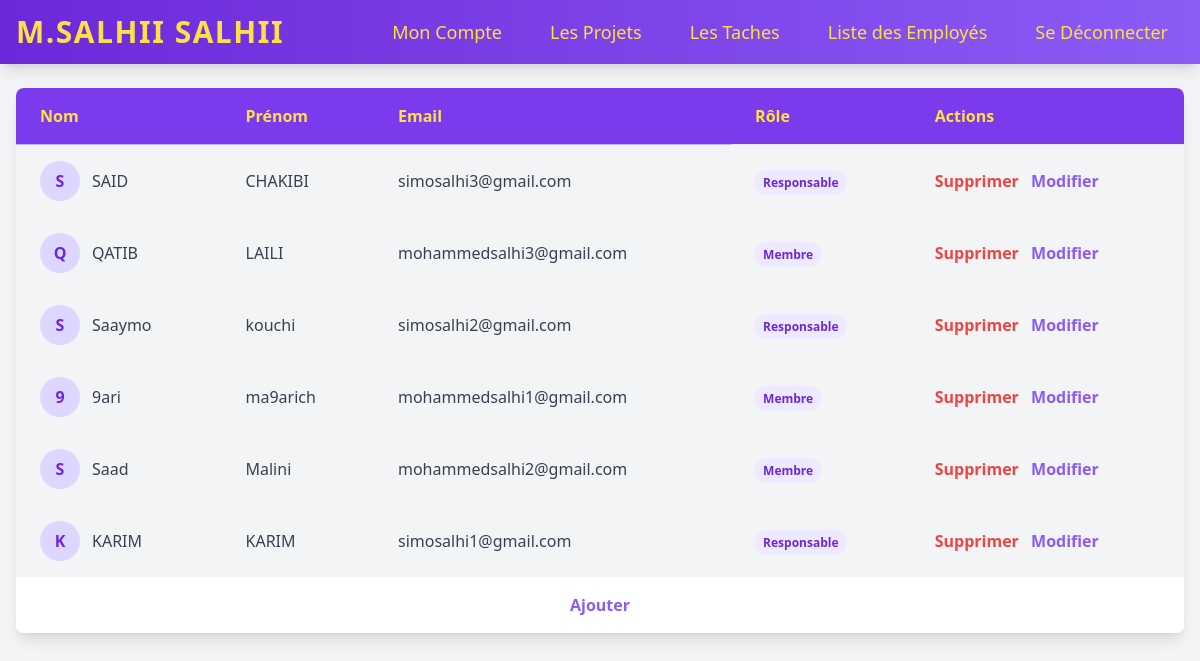
Screenshot of /home_admin.php (signed in) with the database file from the repository.
### tables this page shows
CREATE TABLE `utilisateur` (
  `id` int(11) NOT NULL,
  `nom` varchar(100) NOT NULL,
  `prenom` varchar(50) NOT NULL,
  `email` varchar(150) NOT NULL,
  `mdp` varchar(255) NOT NULL,
  `role` enum('Administrateur','Responsable','Membre') NOT NULL
);

### home_admin.php (the view, shortened to what this page needs)
<?php
include 'connexion_bd.php';
$id=$_SESSION['id_admin'];
try {
    $sql = "SELECT * FROM utilisateur WHERE id = :id";
    $stm = $pdo->prepare($sql);
    $stm->bindParam(':id', $id, PDO::PARAM_INT);
    $stm->execute();
    $admin = $stm->fetch(PDO::FETCH_ASSOC);
} catch (PDOException $e) {
    die("Erreur : " . $e->getMessage());
}
$sql1 = "SELECT * FROM utilisateur WHERE role != 'Administrateur'";
$stm = $pdo->prepare($sql1);
$stm->execute();
$users = $stm->fetchAll(PDO::FETCH_ASSOC);
?>
<!DOCTYPE html>
<html lang="en">
<head>
    <script src="https://cdn.tailwindcss.com"></script>
</head>
<body class="bg-gray-100">
    <nav class="bg-gradient-to-r from-violet-700 to-violet-500 shadow-lg">
        <div class="max-w-7xl mx-auto px-4">
            <div class="flex items-center justify-between h-16">
                <div class="flex-shrink-0">
                    <a href="" class="text-yellow-300 font-extrabold text-3xl tracking-wider">M.<?= $admin['nom'].'  '.$admin['prenom'] ?></a>
                </div>
                <div class="hidden md:flex space-x-4">
                <a href="profile.php" class="text-yellow-300 hover:bg-violet-600 px-4 py-2 rounded-lg text-lg font-medium">Mon Compte</a>
                    <a href="projet_admin.php" class="text-yellow-300 hover:bg-violet-600 px-4 py-2 rounded-lg text-lg font-medium">Les Projets</a>
                    <a href="tache_admin.php" class="text-yellow-300 hover:bg-violet-600 px-4 py-2 rounded-lg text-lg font-medium">Les Taches</a>
                    <a href="home_admin.php" class="text-yellow-300 hover:bg-violet-600 px-4 py-2 rounded-lg text-lg font-medium">Liste des Employés</a>
                    <a href="logout.php" class="text-yellow-300 hover:bg-violet-600 px-4 py-2 rounded-lg text-lg font-medium">Se Déconnecter</a>
                </div>
            </div>
        </div>
    </nav>
    <div class="max-w-7xl mx-auto py-6 px-4">
        <div class="bg-white shadow-lg rounded-lg overflow-hidden">
            <table class="min-w-full bg-white border-collapse">
                <thead class="bg-violet-600 text-yellow-300">
                    <tr>
                        <th class="border-b border-violet-300 px-6 py-4 text-left font-bold">Nom</th>
                        <th class="border-b border-violet-300 px-6 py-4 text-left font-bold">Prénom</th>
                        <th class="border-b border-violet-300 px-6 py-4 text-left font-bold">Email</th>
                        <th class="border-b violet-gray-300 px-6 py-4 text-left font-bold">Rôle</th>
                        <th class="border-b violet-gray-300 px-6 py-4 text-left font-bold">Actions</th>
                    </tr>
                </thead>
                <tbody class="text-gray-700">
                    <?php if (is_array($users) && count($users) > 0) {
                        foreach($users as $user): ?>
                            <tr class="bg-gray-100 hover:bg-violet-50 transition duration-200">
                                <td class="px-6 py-4 flex items-center space-x-3">
                                    <div class="w-10 h-10 bg-violet-200 rounded-full flex items-center justify-center text-violet-700 font-bold">
                                        <?php echo strtoupper(substr(htmlspecialchars($user['nom']), 0, 1)); ?>
                                    </div>
                                    <span><?php echo htmlspecialchars($user['nom']); ?></span>
                                </td>
                                <td class=" px-6 py-4"><?php echo htmlspecialchars($user['prenom']); ?></td>
                                <td class=" px-6 py-4"><?php echo htmlspecialchars($user['email']); ?></td>
                                <td class=" px-6 py-4">
                                    <span class="bg-violet-100 text-violet-700 px-2 py-1 rounded-full text-xs font-bold">
                                        <?php echo htmlspecialchars($user['role']); ?>
                                    </span>
                                </td>
                                <td class="border-gray-300 px-6 py-4  space-x-2">
                                    <a href="supp_user.php?delet=<?php echo $user['id']; ?>" class="text-red-500 hover:text-red-700 font-bold">Supprimer</a>
                                    <a href="modif_user.php?id=<?php echo $user['id']; ?>" class="text-violet-500 hover:text-blue-700 font-bold">Modifier</a>
                                </td>
                            </tr>
                        <?php endforeach;
                    } else { ?>
                        <tr>
                            <td colspan="5" class="text-center text-gray-500 px-6 py-4">Aucun Responsable trouvé.</td>
                        </tr>
                    <?php } ?>
                    <tr>
                        <td colspan="5" class="text-center text-gray-500 px-6 py-4">
                            <a href="ajouter_resp.php" class="text-violet-500 hover:text-blue-700 font-bold">Ajouter</a>
                        </td>
                    </tr>
                </tbody>
            </table>
        </div>
    </div>
</body>
</html>

### rows the page displays
utilisateur: nom "SALHII", prenom "SALHII"
utilisateur: nom "S", nom "SAID", prenom "CHAKIBI", email "simosalhi3@gmail.com", role "Responsable"
utilisateur: nom "Q", nom "QATIB", prenom "LAILI", email "mohammedsalhi3@gmail.com", role "Membre"
utilisateur: nom "S", nom "Saaymo", prenom "kouchi", email "simosalhi2@gmail.com", role "Responsable"
utilisateur: nom "9", nom "9ari", prenom "ma9arich", email "mohammedsalhi1@gmail.com", role "Membre"
utilisateur: nom "S", nom "Saad", prenom "Malini", email "mohammedsalhi2@gmail.com", role "Membre"
utilisateur: nom "K", nom "KARIM", prenom "KARIM", email "simosalhi1@gmail.com", role "Responsable"
